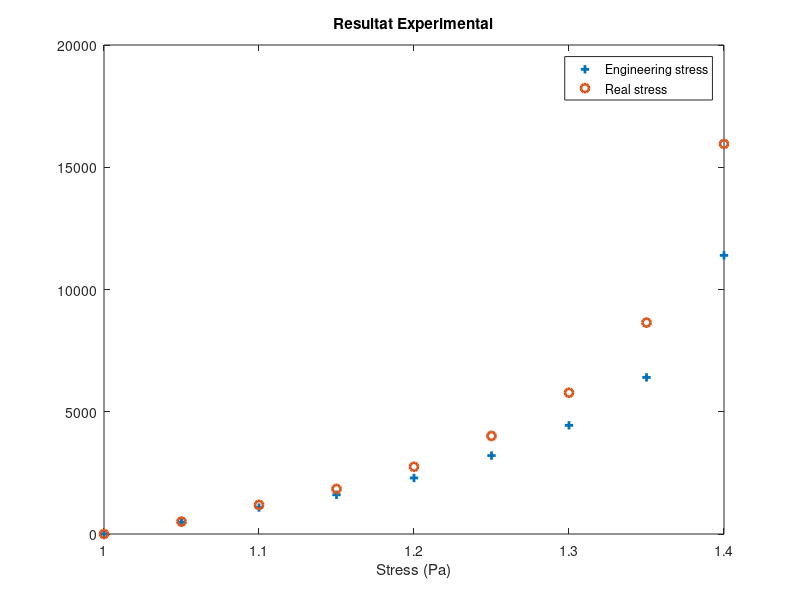

Source code (MATLAB): (Note: this script raises an error after producing the figure.)
%% TP Rheologie des Milleux Continus

% Pedro Henrique Suruagy Perrusi

clear all;
close all;

question = 2;

%% Question 1 (Fit des donnees)
if question == 1
    % Ajouter bruit ?
    add_bruit = true;
    snr = 0; %dB
    % Generation des donnees
    x = 1 : 10;
    donnes_exp = 2*x + 5;
    if (add_bruit)
        donnes_exp = awgn(donnes_exp, snr);
    end
    % affichage initialle
    plot(x , donnes_exp, 'o'); hold on;

    % Methode 1:  partir d'outil basic fitting..
    % au cliauer en tools -> basic fitting -> lineaire
    % on obtient y = p1*x + p2;
    %   p1 = 2; p2 = 5; norm_residus = 7.9441e-15
    disp('Parametres estimees par figure outils')
    disp('p1 = 2; p2 = 5')

    % Methode 2: a partir de polyfit
    degree = 1; 
    p = polyfit(x, donnes_exp, degree);
    % donc, on peut estimer
    donnes_estimees2 = p(1) * x + p(2);
    % plot estimes
    plot(x, donnes_estimees2);
    disp('Parametres estimees par polyfit')
    disp(p)

    % Methode 3: a partir de fminsearch
    % generate le vecteur entre de fminsearch
    init_set = [1 1]; % initial values for p1 and p2
    estim_neohook = fminsearch(@(experimental_set) optim_lineaire(donnes_exp,x,experimental_set), init_set);
    disp('Parametres estimees par fminsearch')
    disp(estim_neohook)
end
%% Question 2 (Tritement des resultats du capteur)
if question == 2
    % caracteristiques
    epaisseur_i = 0.007; %m
    diametre = 0.010; %m
    % la machine nous fourni des donnees de deplacement, en mm , et force, en
    % mN
    deplacement = [0 0.35 0.7 1.05 1.4 1.75 2.1 2.45 2.8]./1000;
    force = [0 38 85 126 180 252 349 503 895]./1000;
    % on calcule la deformation alpha1
    alpha = (epaisseur_i + deplacement)/epaisseur_i;
    disp('Strain alpha 1:')
    disp(alpha)
    % on calcule le stress
    t1 = force./(pi*diametre^2/4);
    % note que pour une deformation uniaxiale la contrainte vrai est
    sigma = t1 .* alpha;
    disp('Engineering stress')
    disp(t1)
    disp('Real stress')
    disp(sigma)
    
    % plot les donnees
    figure
    plot(alpha, t1, '+', 'LineWidth', 2);hold on;
    plot(alpha, sigma, 'o', 'LineWidth', 2);hold off;
    legend('Engineering stress', 'Real stress');
    xlabel('Alpha (Lambda)')
    xlabel('Stress (Pa)')
    title('Resultat Experimental')
    
    %% Question 3 (Fit par des modeles de deformation)
    % modele neo hookean
    % 1/2*G(alpha1^2 + alpha2^2 + alpha3^2 -3) = G*(alpha.^2 - 1/alpha)
    % 
    G_i = 1; % initial values for G
    estim_neohook = fminsearch(@(G) optim_neo_hookean(sigma,alpha,G), G_i);
    disp('Neo Hook : Parametres estimees pour G (Pa)')
    disp(estim_neohook)
    
    % modele Mooney-Rivelin
    C_i = [1 1];
    estim_mooney = fminsearch(@(C) optim_mooney_rivelin(sigma,alpha,C), C_i);
    disp('Mooney: Parametres estimees pour C (Pa)')
    disp(estim_mooney)
end



